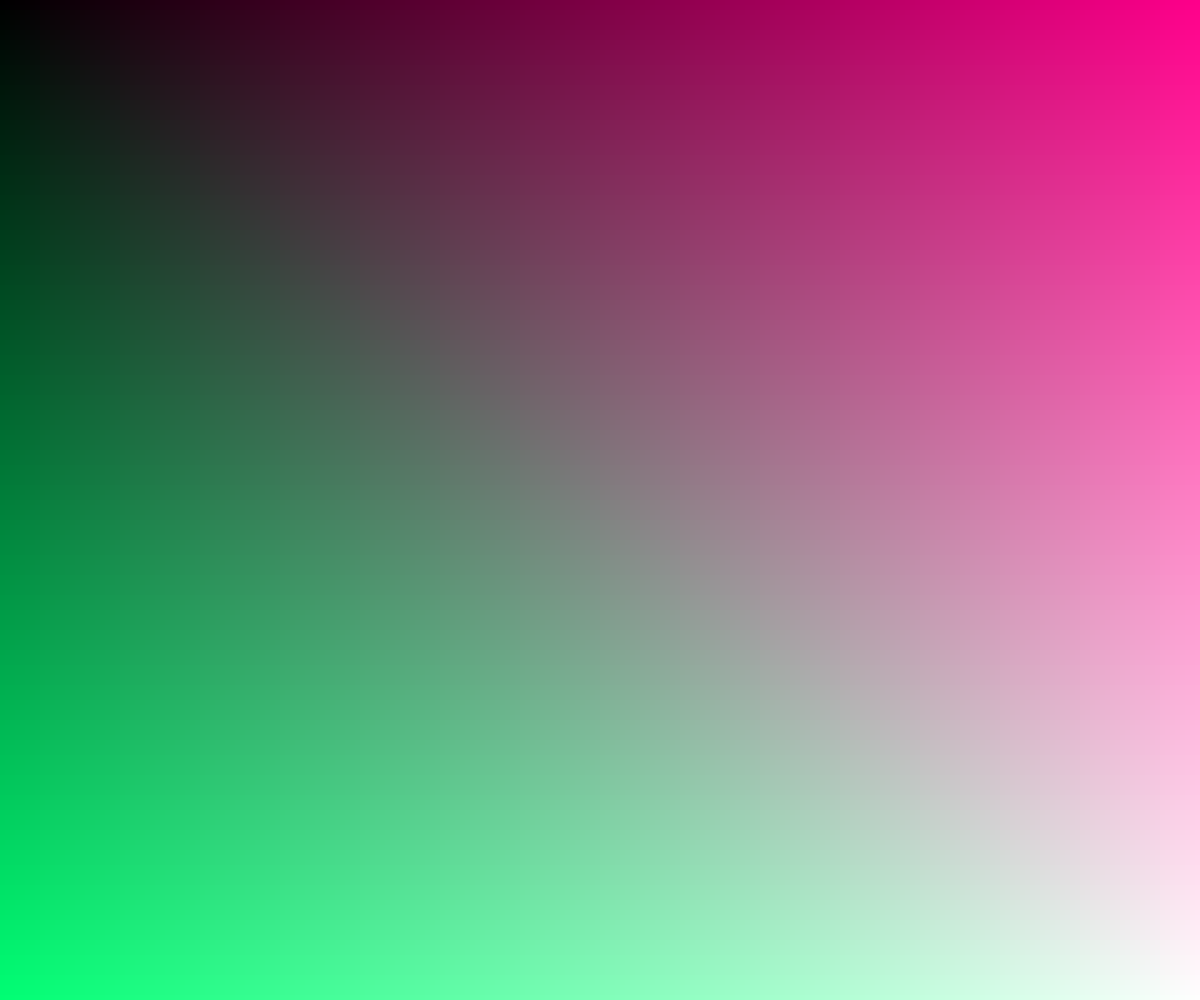
Frame 1 (no input)
Frame 2 (the mouse pressed at the canvas centre, redrawn once): identical to frame 1, image omitted

The p5.js sketch that drew this single still picture (run headless with seeded random() and noise() and a simulated clock; the mouse was pressed at the canvas centre and the sketch redrawn once):

// p5.js sketch
// ── sketch.js
function setup() { createCanvas(windowWidth, windowHeight); }
function draw() {
  loadPixels();
  for (let x = 0; x < width; x+=5) {
    for (let y = 0; y < height; y+=5) {
      let i = 4 * (y * width + x);
      let r = x / width * 255;
      let g = y / height * 255;
      let b = ((x+y) / (width+height)) * 255;
      
      // Manual simple fill for speed in loop
      fill(r, g, b);
      noStroke();
      rect(x, y, 5, 5);
    }
  }
  noLoop();
}
function windowResized() { resizeCanvas(windowWidth, windowHeight); }
